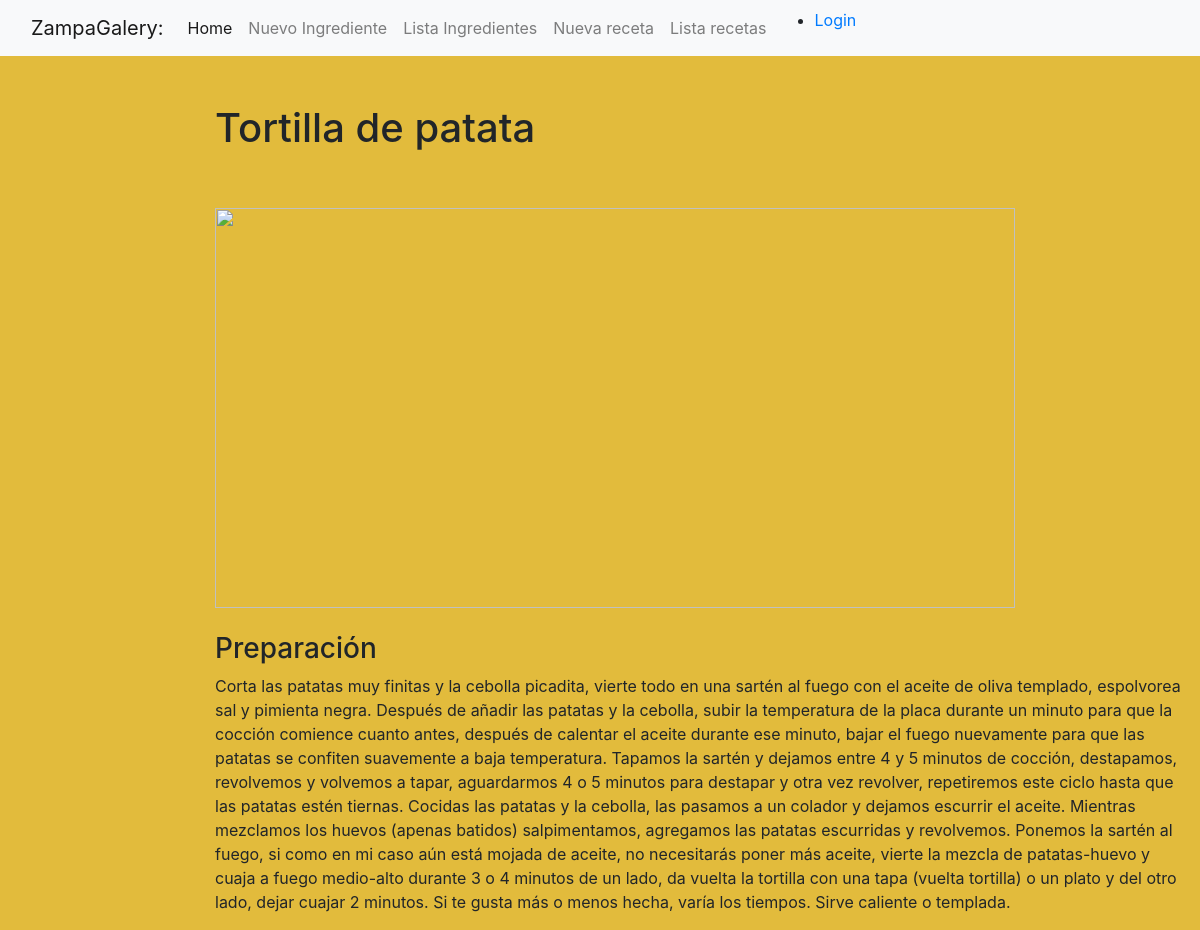
The page /menu/detalle_receta/4 on the database its author committed.
### menu/models.py (models this page shows, shortened)
class Receta(models.Model):
    nombre = models.CharField('Nombre', max_length=100)
    ingredientes = models.ManyToManyField(Ingrediente, verbose_name='Ingrediente')
    urlimage = models.CharField('Imagen', blank=True, max_length=1000)
    descripcion = models.TextField('Descripcion', blank=True)
    class Meta:
        verbose_name = 'Receta'

### menu/views.py (the view)
# urls.py: path('detalle_receta/<int:pk>', RecetasDetailView.as_view(), name="detalle_receta"),
class RecetasDetailView(generic.DetailView):
    model = Receta

### menu/templates/menu/receta_detail.html (shortened to what this page needs)
{% extends "base.html"%}
{% load static %}
{% block content %}
    <h1 class="titulo">{{receta.nombre}}</h1>
    <br><br>
    <img class="imgMenuDetail" src="{{receta.urlimage}}" width="800px" height="400px">
    <br><br>
    <h3>Preparación</h3>
    <p>{{receta.descripcion}}</p>
{% endblock %}

### menu/templates/base.html (shortened to what this page needs)
<!DOCTYPE html>
<html lang="en">
<head>
  <link rel="stylesheet" href="https://cdn.jsdelivr.net/npm/bootstrap@4.5.3/dist/css/bootstrap.min.css">
  {% load static %}
  <link rel="stylesheet" href="{% static 'css/styles.css' %}">
</head>
<body>
  <nav class="navbar navbar-expand-lg navbar-light bg-light">
    <div class="container-fluid">
      <a class="navbar-brand" href="#">ZampaGalery: </a>
      <div class="collapse navbar-collapse" id="navbarText">
        <ul class="navbar-nav me-auto mb-2 mb-lg-0">
          <li class="nav-item">
            <a class="nav-link active" aria-current="page" href="{% url 'indice' %}">Home</a>
          </li>
          <li class="nav-item">
            <a class="nav-link" href="{% url 'crear_ingredientes' %}">Nuevo Ingrediente</a>
          </li>
          <li class="nav-item">
            <a class="nav-link" href="{% url 'listaIngredientes' %}">Lista Ingredientes</a>
          </li>
          <li class="nav-item">
            <a class="nav-link" href="{% url 'crear_receta' %}">Nueva receta</a>
          </li>
          <li class="nav-item">
            <a class="nav-link" href="{% url 'listaRecetas' %}">Lista recetas</a>
          </li>
        </ul>
        <ul class="sidebar-nav">
          {% if user.is_authenticated %}
            <li>User: {{ user.get_username }}</li>
            <li><a href="{% url 'logout'%}?next={{request.path}}">Logout</a></li>
          {% else %}
            <li><a href="{% url 'login'%}?next={{request.path}}">Login</a></li>
          {% endif %}
          </ul>
      </div>
    </div>
  </nav>
  <div class="container-fluid">
    <div class="row">
      <div class="col-sm-2">
      </div>
      <div class="col-sm-10 ">{% block content %}{% endblock %}</div>
    </div>
  </div>
</body>
</html>

### menu/static/css/styles.css (style rules this page uses)
body { background-size: 100%; background-repeat: no-repeat; background-color: rgb(226, 187, 60); }

### rows shown on the page
Receta: nombre "Tortilla de patata", descripcion "Corta las patatas muy finitas y la cebolla picadita, vierte todo en una sartén al fuego con el aceite de oliva templado, espolvorea sal y pimienta negra. Después de añadir las patatas y la cebolla, subir la temperatura de la placa durante un minuto para que la cocción comience cuanto antes, después de calentar el aceite durante ese minuto, bajar el fuego nuevamente para que las patatas se confiten suavemente a baja temperatura. Tapamos la sartén y dejamos entre 4 y 5 minutos de cocción, destapamos, revolvemos y volvemos a tapar, aguardarmos 4 o 5 minutos para destapar y otra vez revolver, repetiremos este ciclo hasta que las patatas estén tiernas. Cocidas las patatas y la cebolla, las…"
